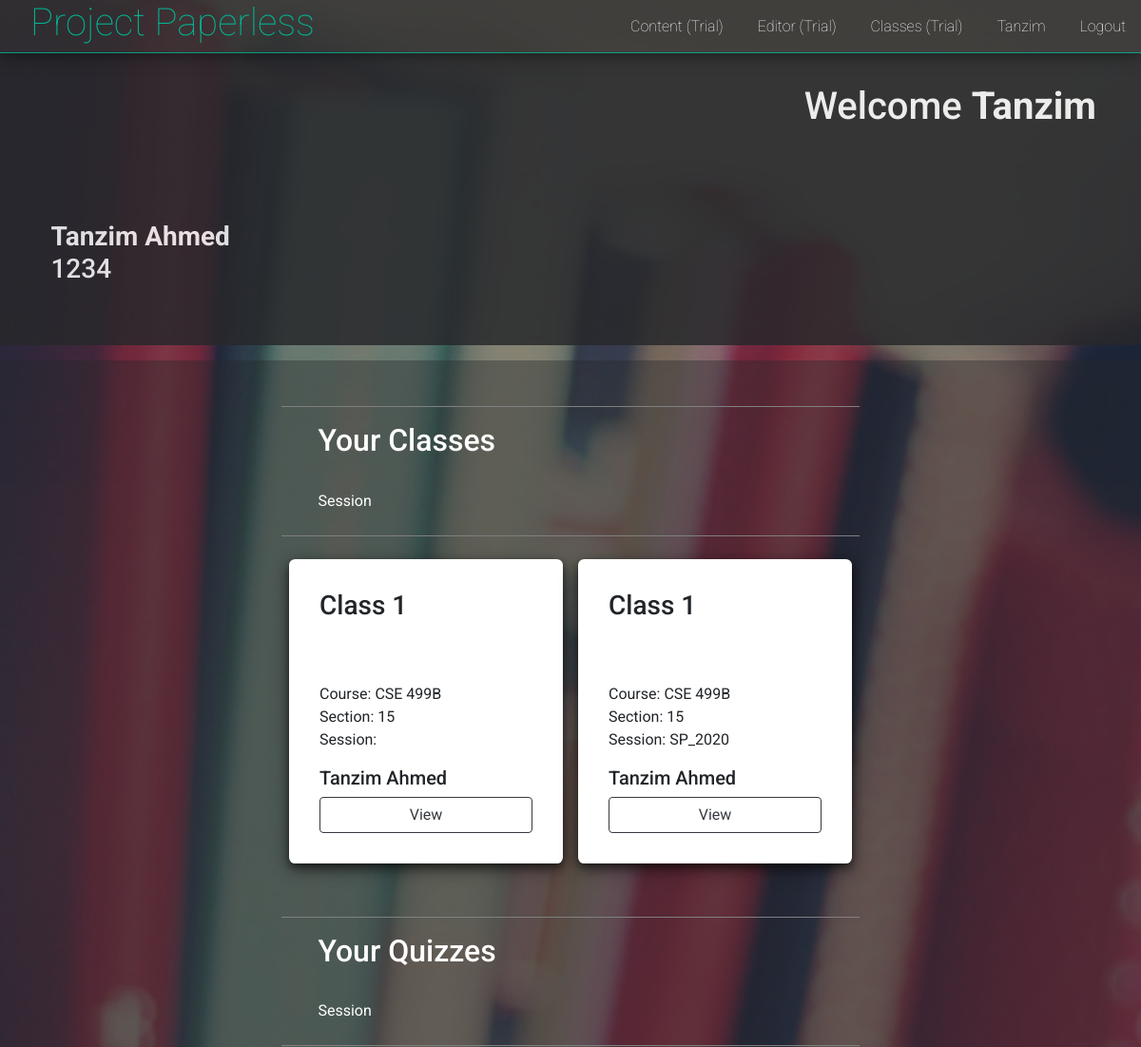
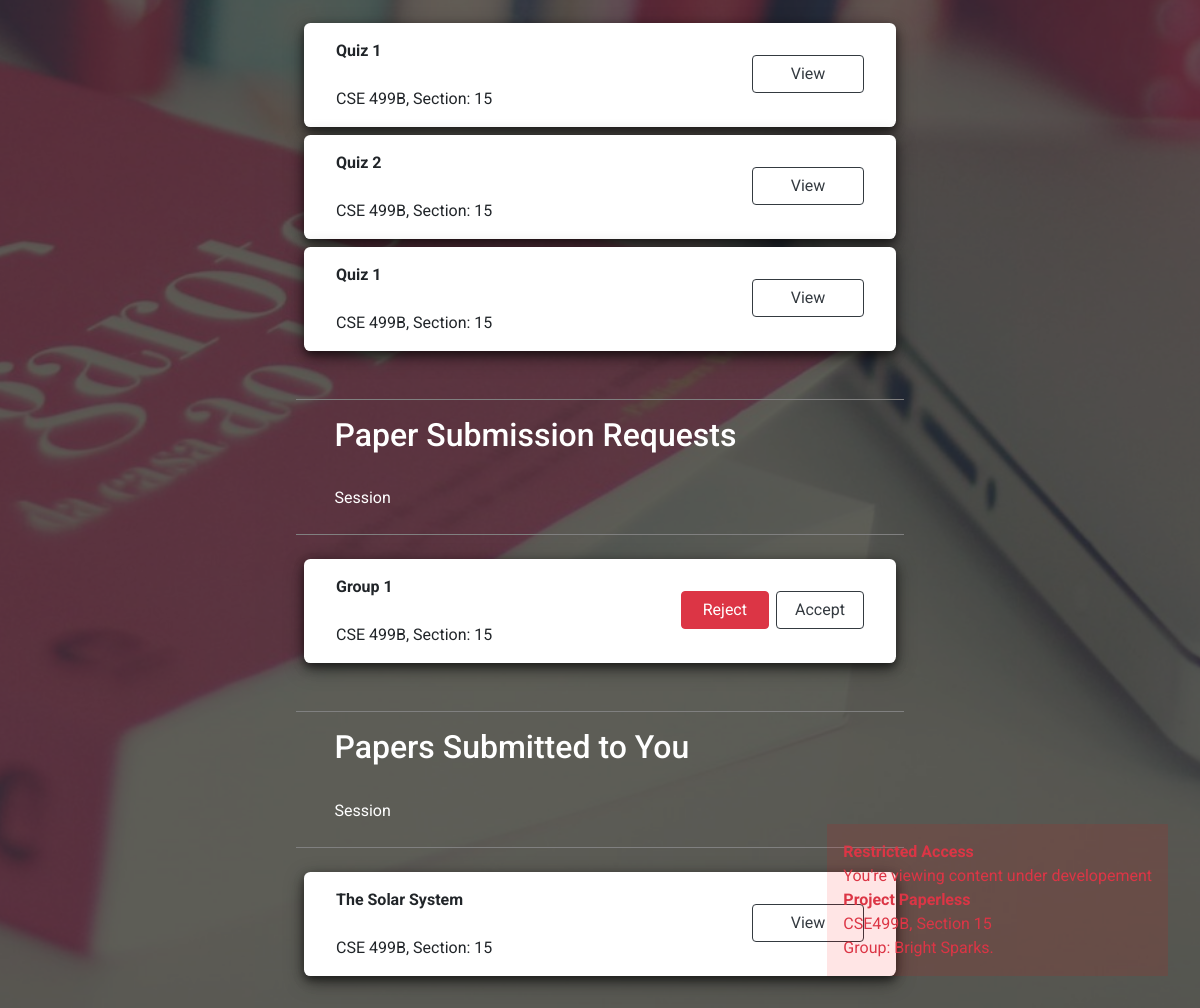
Page /dashboard/ (signed in) on the committed database (2 pictures, top to bottom).
### users/models.py (models this page shows)
class User(AbstractUser):
    username = models.CharField(
        error_messages={'unique': 'A user with that username already exists.'},
        help_text='Required. 10 characters or fewer.',
        max_length=10,
        unique=True,
        primary_key=True,
        validators=[UnicodeUsernameValidator(), MinLengthValidator(3)],
        verbose_name='username')
    is_educator = models.BooleanField(default=False)

### classrooms/models.py (models this page shows, shortened)
class Classroom(models.Model):
    id = models.CharField(max_length=128, primary_key=True)
    name = models.CharField(max_length=128)
    semester = models.CharField(max_length=12)
    course_code = models.CharField(max_length=30)
    section = models.IntegerField()
    students = models.ManyToManyField('users.User', related_name='classrooms')
    instructor = models.ForeignKey('users.User', related_name='classroom', on_delete=models.CASCADE)
    class Meta:
        constraints = [
            models.UniqueConstraint(fields=['course_code', 'section', 'semester'], name='unique_classroom')
        ]
    def __str__(self):
        return f'{self.id}_{self.name}'

class Quiz(models.Model):
    title = models.CharField(max_length=128)
    classroom = models.ForeignKey(Classroom, on_delete=models.CASCADE, related_name='quiz')
    students = models.ManyToManyField('users.User', related_name='quizzes', through='Performance')
    is_open = models.BooleanField(default=False)
    is_running = models.BooleanField(default=False)
    due_date = models.DateField()
    class Meta:
        constraints = [
            models.UniqueConstraint(fields=['classroom', 'title'], name='unique_quiz')
        ]
    def __str__(self):
        return f'{self.title}'

### documents/models.py (models this page shows, shortened)
class Document(models.Model):
    group = models.ForeignKey('learners.Group', on_delete=models.CASCADE, related_name='document')
    title = models.CharField(max_length=250)
    paper = models.FileField(storage=paper_storage, upload_to=user_directory_path)
    information = models.CharField(max_length=250, null=True)
    date_uploaded = models.DateTimeField(auto_now_add=True, editable=False)
    date_updated = models.DateTimeField(auto_now=True)
    def __str__(self):
        return f'Paper: {self.paper.name}, submitted by: {self.group}, to {self.group.instructor}'

### learners/models.py (models this page shows, shortened)
class Group(models.Model):
    course_code = models.CharField(max_length=30)
    section = models.IntegerField()
    name = models.CharField(max_length=128)
    status = models.CharField(max_length=12)
    instructor = models.ForeignKey('users.User', related_name='submission_group', on_delete=models.CASCADE)
    members = models.ManyToManyField('users.User')
    class Meta:
        constraints = [
            models.UniqueConstraint(fields=['course_code', 'section', 'name'], name='unique_group')
        ]
    def __str__(self):
        return f'{self.course_code}.{self.section}_{self.name}'

### users/views.py (the view, shortened to what this page needs)
# urls.py: path('dashboard/', DashboardView.as_view(), name='dashboard'),
class DashboardView(UserViews):
    def teacher_view(self):
        return teacher_dashboard(self.request)

### educators/views.py (called while the page is built)
@login_required(login_url='users:login')
def dashboard(request):
    groups = request.user.group_set.all()
    classrooms = request.user.classroom.all()
    quizzes = []
    papers = []
    paper_requests = []
    for group in groups:
        if group.status == 'ACCEPTED':
            for paper in group.document.all():
                papers.append(paper)
        elif group.status == 'REQUESTED':
            for paper in group.document.all():
                paper_requests.append(paper)
    for classroom in classrooms:
        for quiz in classroom.quiz.all():
            quizzes.append(quiz)
    context = {
        'classrooms': classrooms,
        'quizzes': quizzes,
        'groups': groups,
        'papers': papers,
        'paper_requests': paper_requests
    }
    print(context)
    return render(request, 'educators/dashboard.html', context)

### project_paperless/utils.py (called while the page is built)
    @method_decorator(login_required(login_url='users:login'))
    def get(self, request):
        self.request = request
        return self.user_view()

    def user_view(self):
        if self.request.user.is_educator:
            return self.teacher_view()
        else:
            return self.student_view()

### templates/educators/dashboard.html
{% extends 'layout.html' %}
{% block background_class %}
  dashboard_background
{% endblock %}
{% block body %}
<div class="user_dashboard">
  <div class="header container">
    <div class="text-right welcome">
      <h1>Welcome <strong>{{ request.user.first_name }}</strong></h1>
    </div>
    <div class="user_info">
      <h3>
        <strong>{{ request.user.get_full_name }}</strong>
        <br>
        {{ request.user.username }}
      </h3>
    </div>
  </div>
  <div class="dashboard container">
    <div class="area">
      <div class="area_header">
        <h2> Your Classes </h2>
        <br>
        <p>Session</p>
      </div>
      <div class="card_container">
        {% for classroom in classrooms %}
          <div class="items_card">
            <div class="items">
              <h3>{{ classroom.name }}</h3>
              <div class="card_info">
                <p>
                  Course: {{ classroom.course_code }} <br>
                  Section: {{ classroom.section }} <br>
                  Session: {{ classroom.semester }} <br>
                </p>
                <h5>{{ classroom.instructor.get_full_name }}</h5>
                <a href="{% url 'classrooms:show' classroom.id %}" class="btn btn-outline-dark">View</a>
              </div>
            </div>
          </div>
        {% endfor %}
      </div>
    </div>
    <div class="area">
      <div class="area_header">
        <h2> Your Quizzes </h2>
        <br>
        <p>Session</p>
      </div>
      <div class="card_container">
        {% for quiz in quizzes %}
          <div class="items_card items_card_fluid paper_list">
            <div class="items">
              <p>
                <strong>{{ quiz.title }}</strong>
                <br>
                <br>
                {{ quiz.classroom.course_code }},
                Section: {{ quiz.classroom.section }}
              </p>
              <div class="text-right">
                <a href="{% url 'classrooms:show_quiz' quiz.classroom.id quiz.id %}" class="btn btn-outline-dark">
                  View
                </a>
              </div>
            </div>
          </div>
        {% endfor %}
      </div>
    </div>
    <div class="area">
      <div class="area_header">
        <h2> Paper Submission Requests </h2>
        <br>
        <p>Session</p>
      </div>
      <div class="card_container">
        {% for paper in papers %}
          <div class="items_card items_card_fluid paper_list">
            <div class="items">
              <p>
                <strong>{{ paper.group.name }}</strong>
                <br>
                <br>
                {{ paper.group.course_code }},
                Section: {{ paper.group.section }}
              </p>
              <div class="text-right paper_request_buttons">
                <a href="" class="btn btn-danger">Reject</a>
                <a href="" class="btn btn-outline-dark">Accept</a>
              </div>
            </div>
          </div>
        {% endfor %}
      </div>
    </div>
    <div class="area">
      <div class="area_header">
        <h2> Papers Submitted to You </h2>
        <br>
        <p>Session</p>
      </div>
      <div class="card_container">
        {% for paper in papers %}
          <div class="items_card items_card_fluid paper_list">
            <div class="items">
              <p>
                <strong>{{ paper.title }}</strong>
                <br>
                <br>
                {{ paper.group.course_code }},
                Section: {{ paper.group.section }}
              </p>
              <div class="text-right">
                <a href="" class="btn btn-outline-dark"> View</a>
              </div>
            </div>
          </div>
        {% endfor %}
      </div>
    </div>
  </div>
</div>
{% endblock %}

### templates/includes/_navbar.html
<nav id="navigation_bar">
  <h1 id="logo"><a href="/">Project Paperless</a></a></h1>
  <div id="navigation_links">
    <ul>
      <li><a href="/content/">Content (Trial)</a></li>
      <li><a href="/content/editor/">Editor (Trial)</a></li>
      {% if request.user.is_authenticated %}
        <li><a href="/classroom/">Classes (Trial)</a></li>
        <li><a href="/dashboard/">{{ request.user.first_name }}</a></li>
        <li><a href="/logout/">Logout</a></li>
      {% else %}
        <li><a href="/login/">Login</a></li>
        <li><a href="/student/register/">Register</a></li>
      {% endif %}
    </ul>
  </div>
</nav>

### static/style.css (style rules this page uses)
body { margin: 0; padding: 0; font-family: 'Roboto', sans-serif; }
nav { position: fixed; top: 0; background-color: rgba(48, 48, 48, 0.8); border-bottom: 1px solid rgba(0, 184, 148,0.8); box-shadow: 0 4px 8px 0 rgba(0, 0, 0, 0.2), 0 6px 20px 0 rgba(0, 0, 0, 0.19); width: 100%; height: 3.5rem; z-index: 7; }
#logo { display: inline-block; height: 3.5rem; padding-left: 2rem; padding-right: 2rem; }
#logo a { color: #00b894; text-decoration: none; font-weight: 100; }
#navigation_links { display: inline-block; position: absolute; height: 3.5rem; right: 0; }
#navigation_links li { display: inline-block; vertical-align: middle; padding: 1rem; margin: 0; }
#navigation_links a { color: white; font-weight: 100; }
.dashboard_background { background-image: url('/static/images/bg_2.jpeg'); background-position: center; background-repeat: no-repeat; background-size: cover; background-attachment: fixed; width: 100%; height: 100vh; }
.user_dashboard { position: relative; width: 100%; min-height: 100vh; padding-top: 3.5rem; background-color: rgba(39, 40, 44, 0.5); }
.user_dashboard .header { width: 100%; padding-top: 2rem; padding-bottom: 2rem; margin-bottom: 1rem; background-color: rgb(39, 40, 44); color: white; opacity: 0.85; }
.user_dashboard .welcome { padding-right: 2rem; }
.user_dashboard .dashboard { display: flex; flex-wrap: wrap; justify-content: center; padding-top: 2rem; background-color: rgba(39, 40, 44, 0.4); }
.user_dashboard .container { max-width: 1275px; }
.header .user_info { position: relative; margin-top: 5rem; width: 100%; padding: 1rem 2.4rem 0.5rem 2.4rem; margin-bottom: 1rem; }
.dashboard .area { width: 38rem; margin: 1rem 0.5%; padding-bottom: 1rem; }
.dashboard .area_header { width: 100%; padding: 1rem 2.4rem 0.5rem 2.4rem; margin-bottom: 1rem; border-top: 1px solid grey; border-bottom: 1px solid grey; color: white; }
.dashboard .card_container { display: flex; flex-wrap: wrap; justify-content: center; }
.dashboard .items_card, .dashboard .educator_forms { width: 18rem; height: 20rem; background-color: white; box-shadow: 0 4px 8px 0 rgba(0, 0, 0, 0.5), 0 6px 20px 0 rgba(0, 0, 0, 0.45); border-radius: 0.4rem; padding: 2rem; margin: 0.5rem; }
.dashboard .items_card .items, .dashboard .educator_forms .items { position: relative; width: 100%; height: 100%; }
.dashboard .items_card .items .card_info { position: absolute; width: 100%; bottom: 0; left: 0; }
.dashboard .items_card a, .dashboard .items_card button { width: 100%; }
.dashboard .items_card_fluid { position: relative; width: 100%; height: 6.5rem; margin-bottom: 0; padding-top: 1rem; padding-bottom: 1rem; }
.dashboard .items_card_fluid a { width: 7rem; margin-left: 2rem; display: inline-block; }
.items .text-right { position: absolute; display: inline-block; right: 0; top: 0rem; }
.paper_list a { margin-top: 1rem; }
.user_dashboard .paper_request_buttons a { margin-left: 0.2rem; width: 5.5rem; }

### rows in the picture
User: user.first_name "Tanzim", user.get_full_name "Tanzim Ahmed", user.username "1234"
Classroom: name "Class 1", course_code "CSE 499B", section "15", instructor.get_full_name "Tanzim Ahmed"
Classroom: name "Class 1", course_code "CSE 499B", section "15", semester "SP_2020", instructor.get_full_name "Tanzim Ahmed"
Quiz: title "Quiz 1", classroom.course_code "CSE 499B", classroom.section "15"
Quiz: title "Quiz 2", classroom.course_code "CSE 499B", classroom.section "15"
Quiz: title "Quiz 1", classroom.course_code "CSE 499B", classroom.section "15"
Document: group.name "Group 1", group.course_code "CSE 499B", group.section "15", title "The Solar System"
